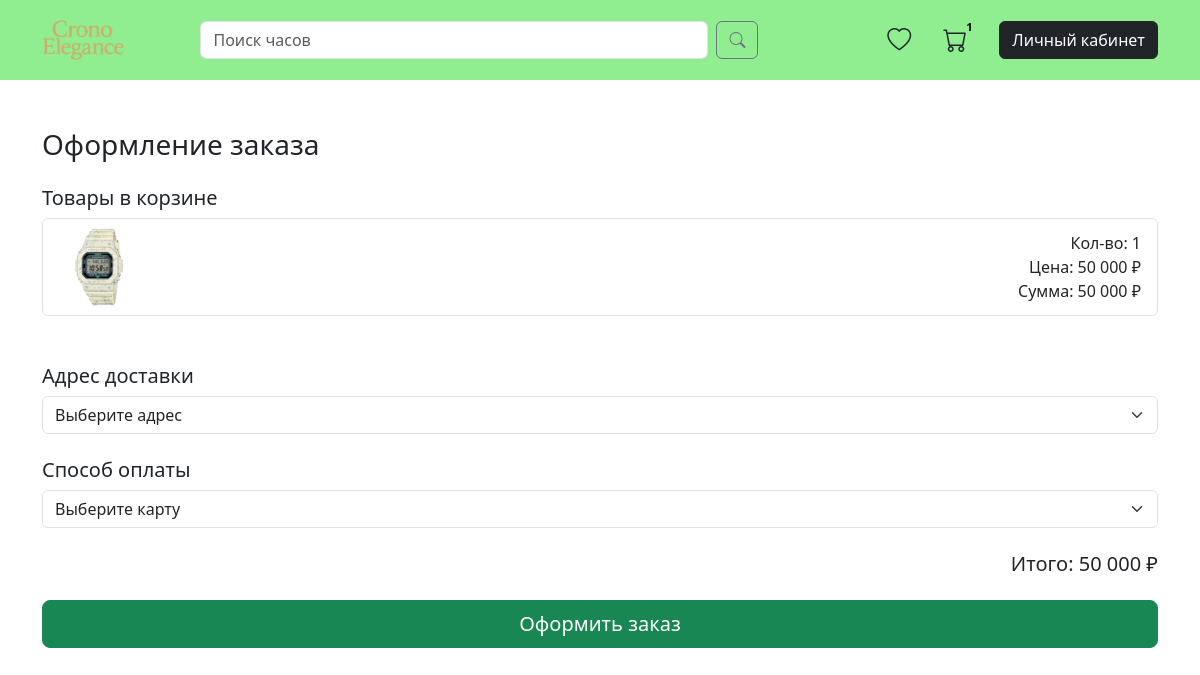
The page /checkout (signed in) on the database its author committed.
### data/cart_items.py (models this page shows)
class CartItem(SqlAlchemyBase):
    __tablename__ = 'cart_items'
    id         = Column(Integer, primary_key=True, autoincrement=True)
    user_id    = Column(Integer, ForeignKey('users.id', ondelete='CASCADE'), nullable=False)
    variant_id = Column(Integer, ForeignKey('product_variants.id', ondelete='CASCADE'), nullable=False)
    quantity   = Column(Integer, default=1, nullable=False)
    user    = relationship('User',           back_populates='cart_items')
    variant = relationship('ProductVariant', back_populates='cart_items')
    __table_args__ = (
        UniqueConstraint('user_id', 'variant_id', name='_user_variant_cart_uc'),
    )
    @property
    def subtotal(self):
        return self.quantity * self.variant.price

### data/products.py (models this page shows, shortened)
class ProductVariant(SqlAlchemyBase):
    __tablename__ = 'product_variants'
    id           = Column(Integer, primary_key=True, autoincrement=True)
    product_id   = Column(Integer, ForeignKey('products.id', ondelete='CASCADE'), nullable=False)
    name         = Column(String, nullable=False)
    type         = Column(String, nullable=False)
    price        = Column(Integer, nullable=False)
    description  = Column(Text,    nullable=True)
    rating       = Column(Float,   default=0.0)
    reviews_cnt  = Column(Integer, default=0)
    color_code   = Column(String(50), nullable=False)
    image_main   = Column(String,    nullable=False)
    image_1      = Column(String,    nullable=True)
    image_2      = Column(String,    nullable=True)
    image_3      = Column(String,    nullable=True)
    product      = relationship('Product',        back_populates='variants')
    reviews      = relationship('Review',         back_populates='variant',
                                 cascade='all, delete-orphan')
    favorites = relationship('Favorite', back_populates='variant', cascade='all, delete-orphan')
    cart_items = relationship('CartItem', back_populates='variant', cascade='all,delete-orphan')
    order_items = relationship('OrderItem', back_populates='variant', cascade='all, delete-orphan')

### app.py (the view, shortened to what this page needs)
@app.route('/checkout', methods=['GET', 'POST'])
def checkout():
    if 'user_id' not in session:
        return redirect(url_for('login'))
    db_sess = db_session.create_session()
    user_id = session['user_id']
    cart_items = db_sess.query(CartItem).filter_by(user_id=user_id).all()
    if not cart_items:
        return redirect(url_for('main_page'))
    addresses = db_sess.query(Address).filter_by(user_id=user_id).all()
    payments  = db_sess.query(Payment).filter_by(user_id=user_id).all()
    return render_template(
        'checkout.html',
        cart_items=cart_items,
        addresses=addresses,
        payments=payments
    )

### app.py (called while the page is built)
@app.before_request
def check_daily_logout():
    if "login_time" in session:
        if session["login_time"] != datetime.now().strftime("%Y-%m-%d"):
            session.clear()

@app.before_request
def ensure_session_lists():
    session.setdefault('cart_items', {})
    session.setdefault('liked_items', [])

@app.context_processor
def inject_context():
    if 'user_id' in session:
        db_sess = db_session.create_session()
        cis = db_sess.query(CartItem).filter_by(user_id=session['user_id']).all()
        cart_items = {ci.variant_id: ci.quantity for ci in cis}
        cart_count = sum(cart_items.values())
        favs = db_sess.query(Favorite).filter_by(user_id=session['user_id']).all()
        liked_ids = {f.variant_id for f in favs}
        liked_count = len(liked_ids)
    else:
        cart_items, cart_count, liked_ids, liked_count = {}, 0, set(), 0
    return dict(
        cart_items=cart_items,
        cart_count=cart_count,
        liked_items=liked_ids,
        liked_count=liked_count
    )

@app.template_filter('thousands_sep')
def thousands_sep(value):
    try:
        return '{:,.0f}'.format(int(value)).replace(',', ' ')
    except (ValueError, TypeError):
        return value

### data/db_session.py (called while the page is built)
def create_session() -> Session:
    global __factory
    return __factory()

### templates/checkout.html (shortened to what this page needs)
<!DOCTYPE html>
<html lang="ru">
<head>
    <link href="https://cdn.jsdelivr.net/npm/bootstrap@5.3.0/dist/css/bootstrap.min.css"
          rel="stylesheet">
    <link href="https://cdn.jsdelivr.net/npm/bootstrap-icons@1.10.5/font/bootstrap-icons.css"
          rel="stylesheet">
    <link rel="stylesheet" href="{{ url_for('static', filename='style.css') }}">
</head>
<body>
  <nav class="navbar navbar-expand-lg navbar-light custom-navbar py-3">
    <div class="container">
      <a class="navbar-brand" href="{{ url_for('main_page') }}">
        <img src="{{ url_for('static', filename='img/crono_elegance.png') }}"
             alt="Chrono Elegance" height="40">
      </a>
      <form class="d-flex mx-auto w-50" action="{{ url_for('main_page') }}" method="get">
        <input class="form-control me-2" type="search" name="q"
               placeholder="Поиск часов" value="{{ request.args.get('q','') }}">
        <button class="btn btn-outline-secondary" type="submit">
          <i class="bi bi-search"></i>
        </button>
      </form>
      <ul class="navbar-nav ms-auto align-items-center">
        {% if session.get('user_id') %}
        <li class="nav-item position-relative me-3">
          <a class="nav-link fs-4 text-dark" href="{{ url_for('favorites_view') }}">
            <i class="bi bi-heart"></i>
          </a>
        </li>
        <li class="nav-item position-relative me-4">
          <a class="nav-link fs-4 text-dark" href="{{ url_for('cart_view') }}">
            <i class="bi bi-cart"></i>
            {% if cart_count > 0 %}
              <span class="cart-count-inside">{{ cart_count if cart_count<10 else '10+' }}</span>
            {% endif %}
          </a>
        </li>
        <li class="nav-item">
          <a class="btn btn-dark text-white" href="{{ url_for('profile') }}">Личный кабинет</a>
        </li>
        {% endif %}
      </ul>
    </div>
  </nav>
  <main class="container my-5">
    <h3 class="mb-4">Оформление заказа</h3>
    <form action="{{ url_for('checkout') }}" method="post">
      <section class="mb-5">
        <h5>Товары в корзине</h5>
        <div class="list-group">
          {% for ci in cart_items %}
          <div class="list-group-item d-flex align-items-center">
            <a href="{{ url_for('product_detail', variant_id=ci.variant.id) }}">
              <img src="{{ url_for('static', filename='img/products/' ~ ci.variant.image_main) }}"
                   alt="{{ ci.variant.product.name }}"
                   style="width:80px;height:80px;object-fit:cover;"
                   class="me-3 rounded">
            </a>
            <div class="flex-grow-1">
            </div>
            <div class="text-end">
              <div>Кол-во: {{ ci.quantity }}</div>
              <div>Цена: {{ ci.variant.price|thousands_sep }} ₽</div>
              <div>Сумма: {{ ci.subtotal|thousands_sep }} ₽</div>
            </div>
          </div>
          {% endfor %}
        </div>
      </section>
      <section class="mb-4">
        <h5>Адрес доставки</h5>
        <select name="address" class="form-select" required>
          <option value="" disabled selected>Выберите адрес</option>
        </select>
      </section>
      <section class="mb-4">
        <h5>Способ оплаты</h5>
        <select name="payment" class="form-select" required>
          <option value="" disabled selected>Выберите карту</option>
        </select>
      </section>
      <div class="text-end mb-4">
        <h5>
          Итого:
          {{ cart_items|sum(attribute='subtotal')|thousands_sep }} ₽
        </h5>
      </div>
      <button type="submit" class="btn btn-success btn-lg w-100">
        Оформить заказ
      </button>
    </form>
  </main>
</body>
</html>

### static/style.css (style rules this page uses)
:root { --primary-green: #90ee90; --primary-green-dark: #77cc77; --text-dark: #212529; --bg-img-frame: #f8f9fa; }
.custom-navbar { background: var(--primary-green); height: 80px; padding: 0 1rem; }
.cart-count-inside { position: absolute; top: 0.6em; right: 0.25em; background: transparent; color: #000; font-weight: 700; font-size: 0.7rem; line-height: 1; pointer-events: none; }

### rows shown on the page
CartItem: image_main (picture), quantity "1", variant.price|thousands_sep "50 000", subtotal|thousands_sep "50 000"

### other values the page prints
{{ cart_count if cart_count<10 else '10+' }} "1"
{{ cart_items|sum(attribute='subtotal')|thousands_sep }} "50 000"
